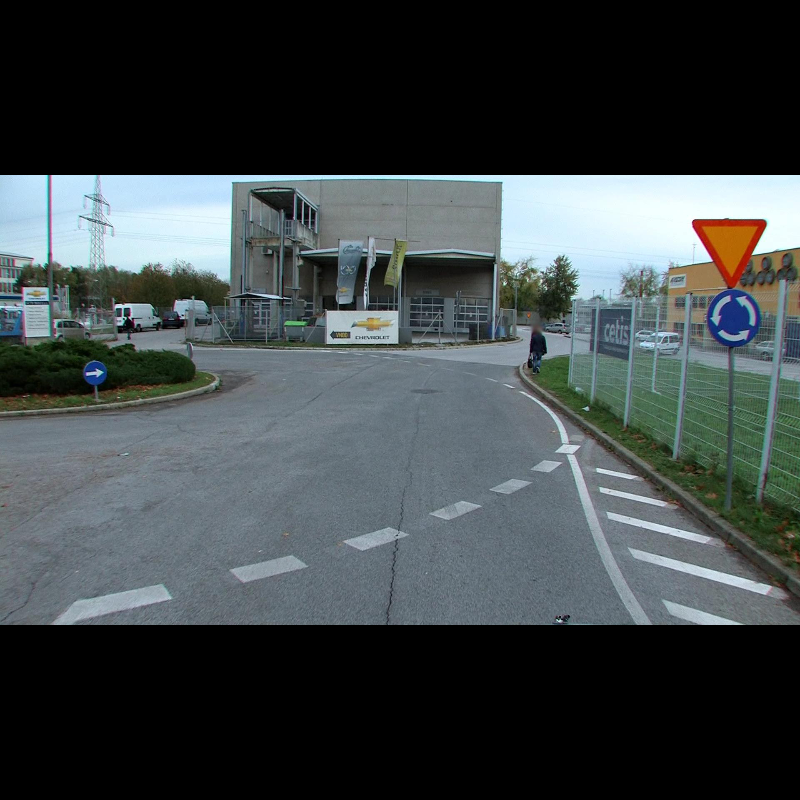
#> input picture DFG_test_images/0000010.png, 800 x 800 px, found by its file name
$ python misc.py
#> lines starting #> are read from the running program, lines starting #| are printed output that depends on the picture
import os, sys
import numpy as np
from tqdm import tqdm
import cv2
from PIL import Image

def main():
    palette = [[168, 140, 21], [81, 147, 215], [120, 96, 195], [175, 140, 37], [17, 218, 132],
            [38, 192, 53], [104, 231, 173], [48, 70, 71], [36, 82, 43], [129, 110, 69], [192, 26, 113],
            [195, 233, 30], [131, 20, 232], [215, 54, 168], [199, 173, 54], [67, 233, 72], [24, 16, 15],
            [75, 229, 231], [78, 59, 16], [53, 39, 149], [90, 161, 173], [102, 117, 98], [99, 104, 242],
            [167, 190, 34], [38, 101, 7], [232, 20, 145], [75, 119, 122], [188, 46, 63], [202, 176, 116],
            [114, 230, 238], [159, 36, 118], [43, 184, 119], [87, 59, 39], [224, 192, 67], [40, 7, 52],
            [206, 62, 109], [28, 223, 54], [218, 68, 106], [89, 149, 188], [203, 206, 76], [51, 67, 153],
            [210, 42, 71], [144, 200, 160], [142, 134, 58], [167, 140, 3], [211, 205, 205], [66, 139, 99],
            [196, 200, 1], [55, 30, 107], [10, 77, 169], [248, 15, 56], [191, 196, 121], [218, 186, 104],
            [13, 108, 146], [195, 0, 192], [79, 112, 5], [121, 166, 252], [195, 160, 86], [133, 19, 123],
            [118, 44, 247], [122, 246, 1], [15, 41, 5], [155, 97, 98], [170, 192, 92], [21, 108, 17],
            [242, 108, 248], [181, 45, 201], [99, 105, 246], [148, 27, 94], [14, 124, 156], [120, 227, 254],
            [112, 168, 193], [105, 78, 238], [79, 69, 238], [217, 50, 146], [216, 245, 67], [53, 30, 230],
            [121, 115, 206], [240, 86, 183], [210, 68, 86], [209, 127, 152], [112, 17, 5], [205, 43, 101],
            [99, 246, 56], [129, 138, 186], [102, 71, 122], [224, 66, 160], [166, 163, 44], [72, 34, 8],
            [36, 177, 188], [209, 215, 193], [203, 39, 222], [228, 112, 135], [161, 48, 83], [157, 47, 237],
            [65, 110, 225], [117, 154, 30], [10, 209, 43], [220, 79, 65], [245, 89, 86], [117, 107, 174],
            [50, 145, 209], [140, 182, 81], [47, 41, 116], [136, 32, 69], [162, 47, 124], [209, 158, 44],
            [196, 25, 71], [187, 252, 237], [106, 186, 129], [60, 173, 80], [34, 44, 75], [149, 129, 11],
            [136, 236, 241], [16, 11, 156], [41, 171, 100], [36, 176, 106], [108, 172, 43], [45, 60, 178],
            [182, 242, 180], [18, 71, 235], [239, 121, 221], [25, 56, 129], [246, 103, 226], [16, 145, 73],
            [89, 100, 52], [222, 8, 105], [174, 55, 94], [90, 67, 214], [76, 254, 5], [159, 252, 236],
            [252, 182, 43], [162, 232, 113], [129, 132, 39], [196, 199, 217], [71, 148, 37], [223, 232, 69],
            [7, 216, 235], [34, 192, 17], [7, 59, 54], [27, 177, 173], [177, 202, 58], [38, 173, 86],
            [67, 5, 153], [159, 167, 49], [2, 159, 252], [184, 21, 87], [128, 245, 239], [61, 70, 29],
            [210, 123, 241], [95, 4, 56], [232, 143, 83], [135, 109, 31], [5, 11, 110], [116, 97, 231],
            [139, 140, 118], [200, 252, 39], [81, 214, 84], [117, 212, 210], [20, 146, 32], [200, 44, 247],
            [180, 77, 129], [211, 168, 115], [143, 210, 103], [94, 226, 239], [110, 113, 159], [83, 42, 209],
            [5, 71, 113], [99, 70, 164], [106, 191, 226], [159, 69, 18], [9, 122, 230], [52, 148, 83],
            [174, 68, 251], [185, 228, 192], [3, 244, 163], [245, 1, 34], [35, 128, 30], [63, 107, 158],
            [17, 97, 219], [239, 104, 81], [184, 163, 86], [172, 87, 252], [133, 17, 95], [155, 119, 23],
            [55, 251, 144], [61, 218, 185], [16, 86, 189], [171, 52, 75], [61, 74, 202], [133, 186, 75],
            [159, 142, 43], [125, 209, 148], [36, 240, 218], [55, 195, 218], [169, 140, 26], [165, 43, 104],
            [193, 249, 141], [95, 61, 113], [101, 206, 187]]

    mask = Image.open('../../dataset/DFG_traffic_sign_dataset/labels/0000010.png').convert('P')
    mask.putpalette(np.array(palette, dtype=np.uint8))
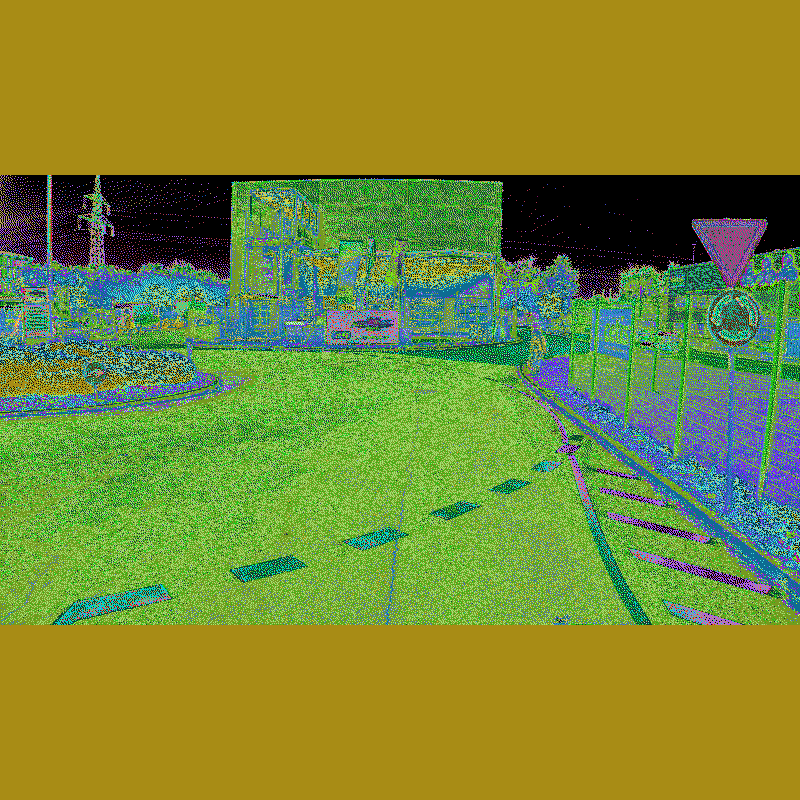
#> mask: PIL image 800x800 P; mean R, G, B 122.4, 137.4, 52.1
    mask.save('temp.png')

    # [6 lines of commented-out code are left out]

if __name__ == '__main__':
    main()

$ run again, with DFG_test_images/0000002.png copied over DFG_test_images/0000010.png
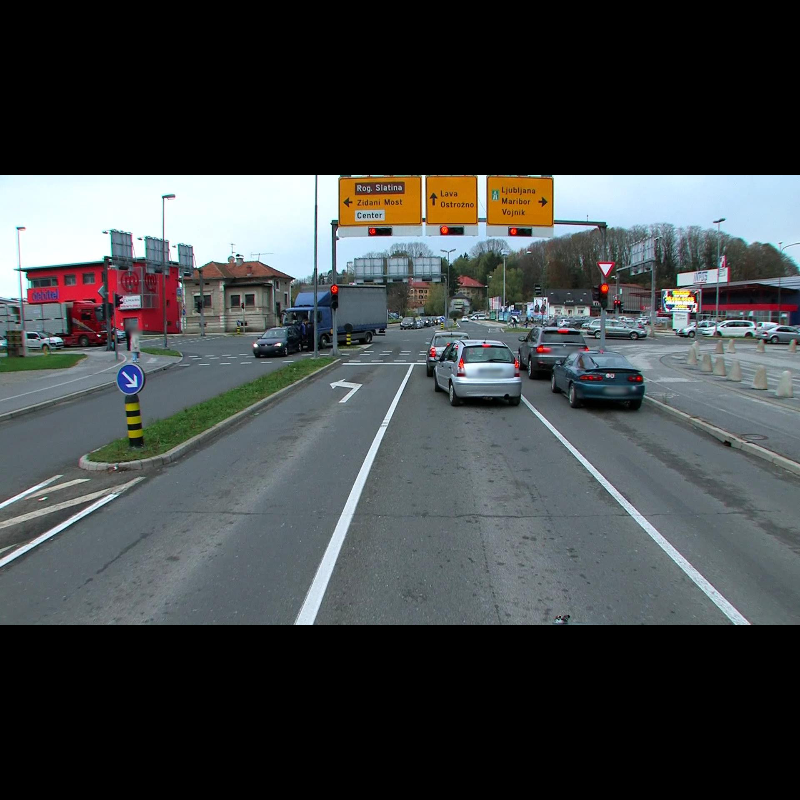
#> input picture DFG_test_images/0000002.png, 800 x 800 px, found by its file name
#> in main, `mask.putpalette(np.array(palette, dtype=np.uint8))`:
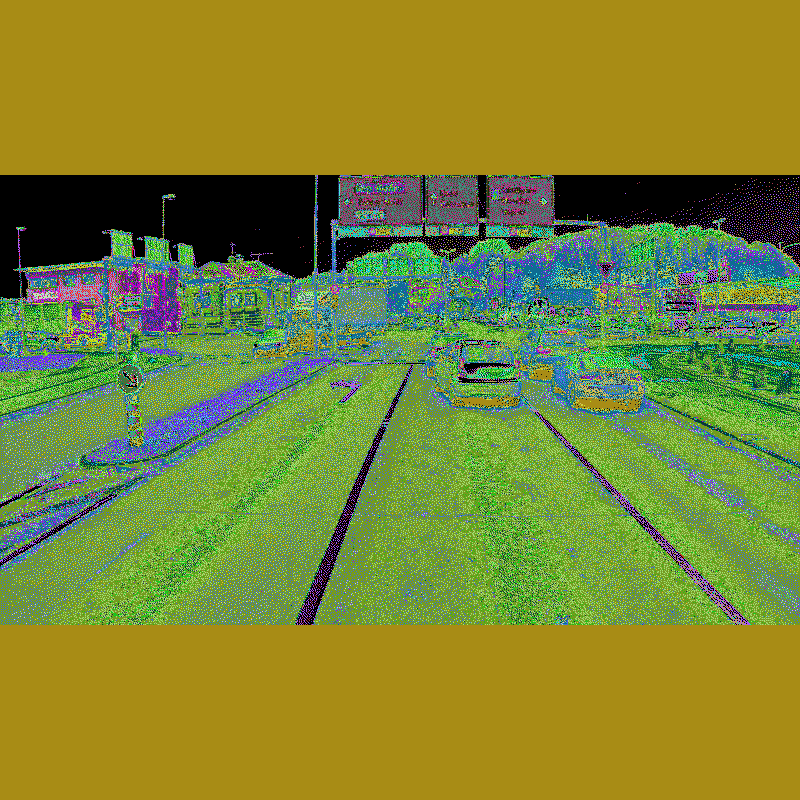
#> mask: PIL image 800x800 P; mean R, G, B 124.3, 133.1, 51.4

$ run again, with DFG_test_images/0000116.png copied over DFG_test_images/0000010.png
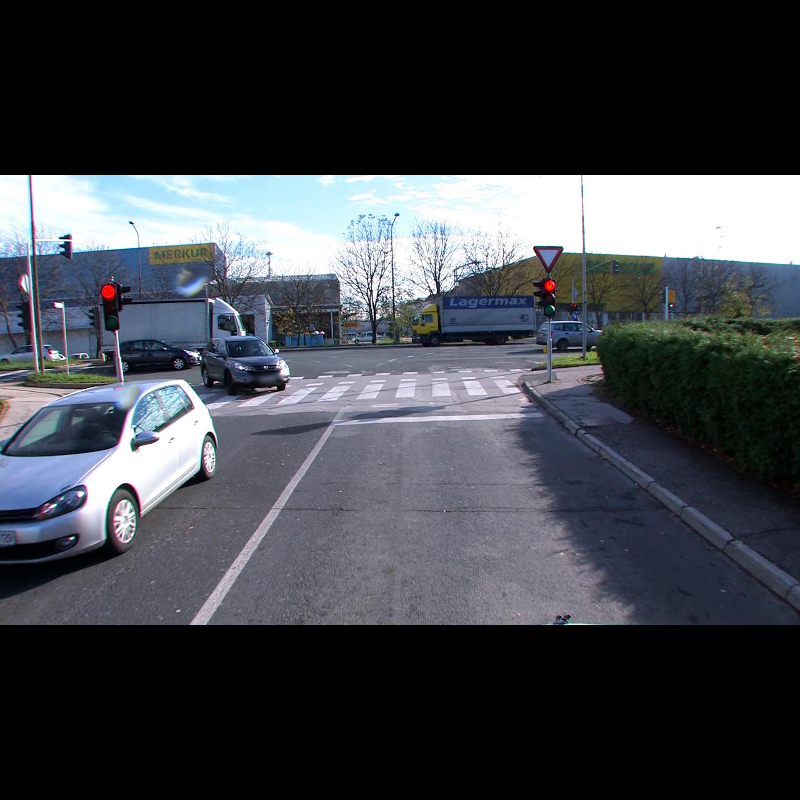
#> input picture DFG_test_images/0000116.png, 800 x 800 px, found by its file name
#> in main, `mask.putpalette(np.array(palette, dtype=np.uint8))`:
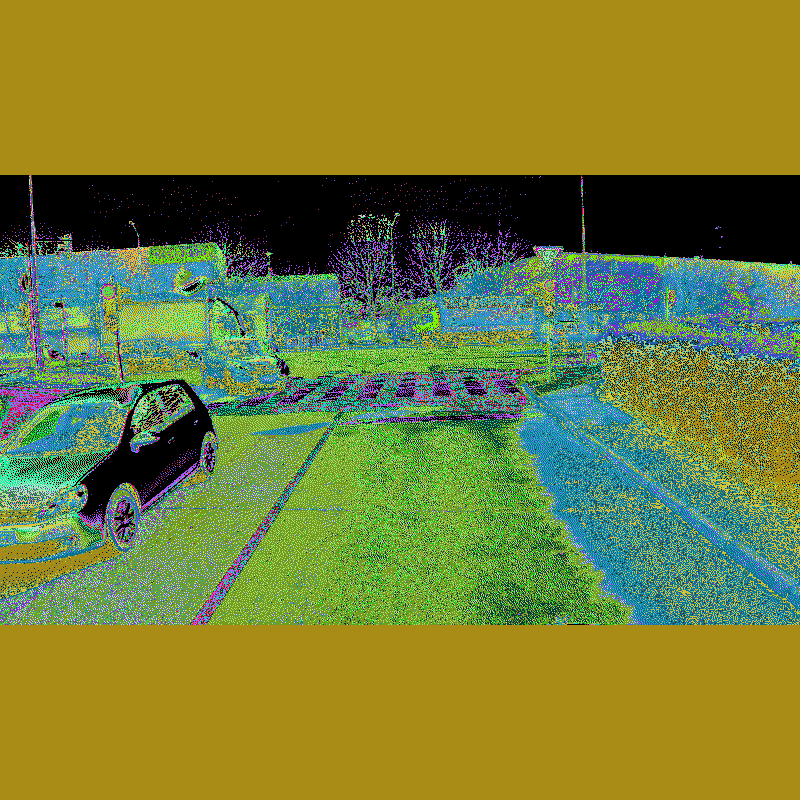
#> mask: PIL image 800x800 P; mean R, G, B 117.2, 126.5, 54.6

$ run again, with DFG_test_images/0000119.png copied over DFG_test_images/0000010.png
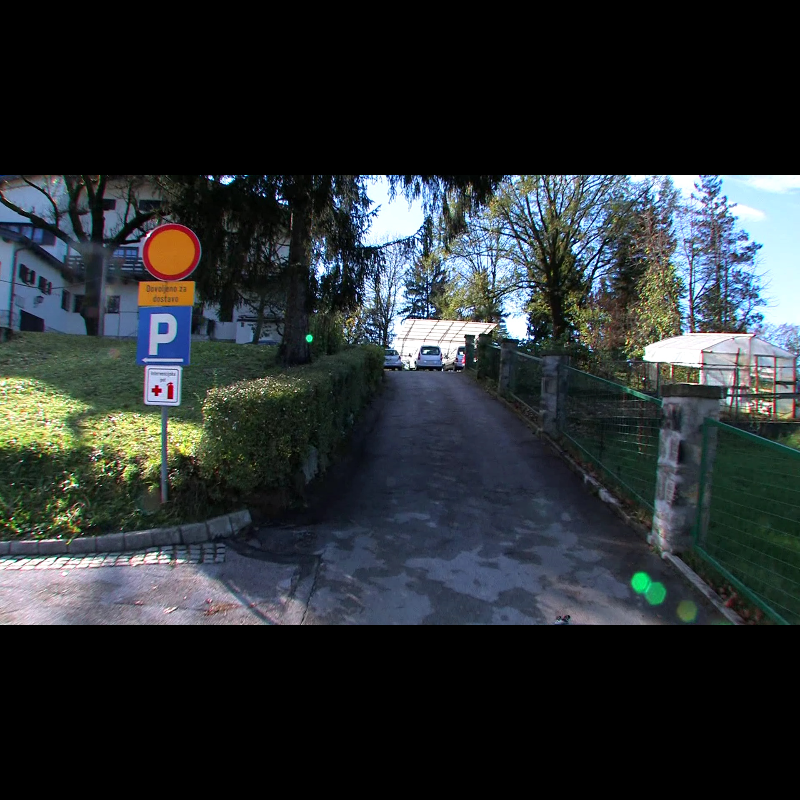
#> input picture DFG_test_images/0000119.png, 800 x 800 px, found by its file name
#> in main, `mask.putpalette(np.array(palette, dtype=np.uint8))`:
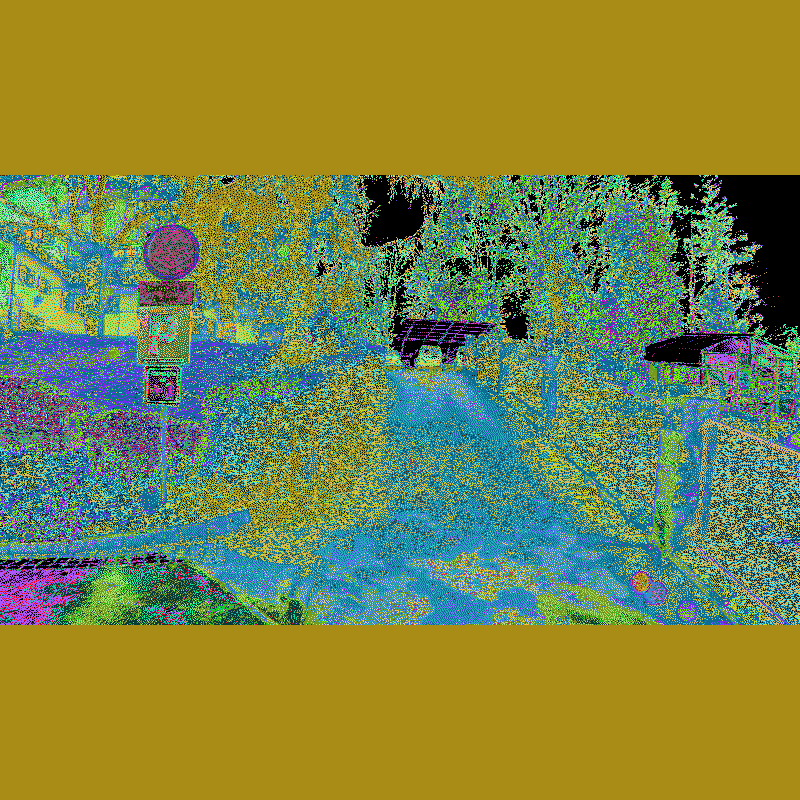
#> mask: PIL image 800x800 P; mean R, G, B 121.6, 132.5, 69.6
